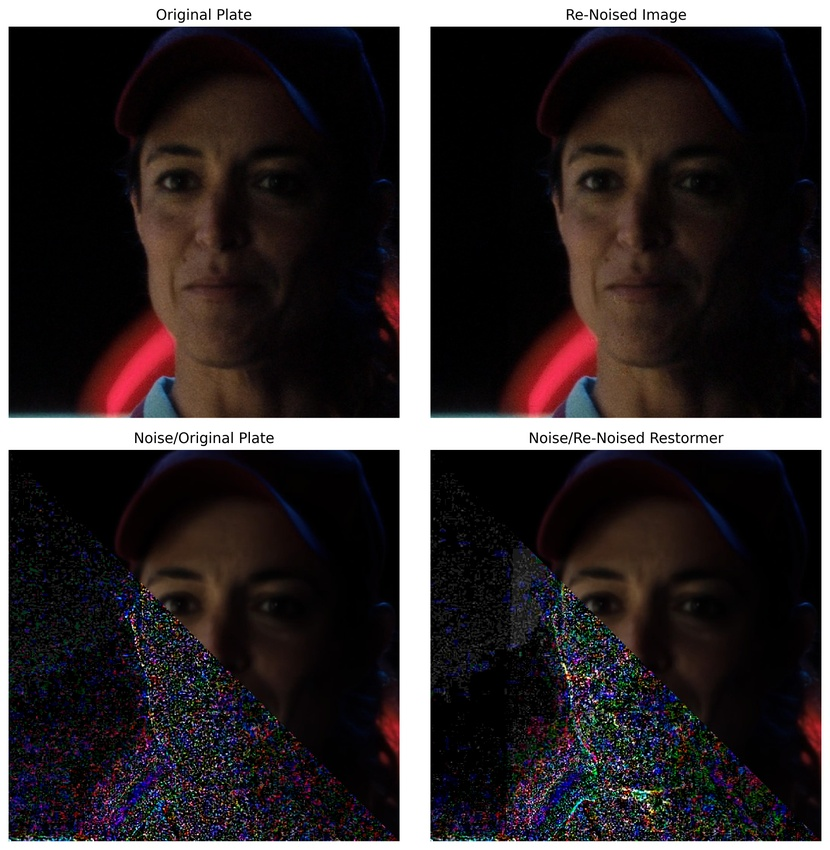
#> input picture img.jpg, 830 x 850 px, shrunk from 3866 x 3955 before the run
$ python -i optical_flow_freq.py   (imports and definitions only)   (older library calls are emulated)
#> lines starting #> are read from the running program, lines starting #| are printed output that depends on the picture
#> further down, picture is the input picture: shape (850, 830, 3); mean B, G, R 47.1, 46, 52.2
import os
import cv2
import numpy as np
from tqdm import tqdm
from argparse import ArgumentParser
from util import adaptive_bilateral_blend,bilateral_frequency_blend

# [5 lines left out: function load_frames, not called in this run]

def apply_gaussian_blur(frame, sigma=100):
    """Apply Gaussian blur to a frame."""
    return cv2.GaussianBlur(frame, (5, 5), sigma)

def bilateral_filter_luminance(image, d=7, sigma_spatial=15, sigma_range=8):
    """
    Applies bilateral filtering on the Y channel of an image in YCbCr space.

    Args:
        image (numpy.ndarray): Input RGB image.
        d (int): Diameter of the pixel neighborhood.
        sigma_spatial (float): Spatial Gaussian standard deviation (controls neighborhood size).
        sigma_range (float): Intensity Gaussian standard deviation (controls edge preservation).

    Returns:
        numpy.ndarray: Denoised RGB image.
    """
#> called with d = 7, sigma_spatial = 15, sigma_range = 8
    ycbcr = cv2.cvtColor(image, cv2.COLOR_BGR2YCrCb)
#> ycbcr: shape (850, 830, 3); mean of channels 0, 1, 2 48, 131, 127.5
    y,cb,cr = cv2.split(ycbcr)
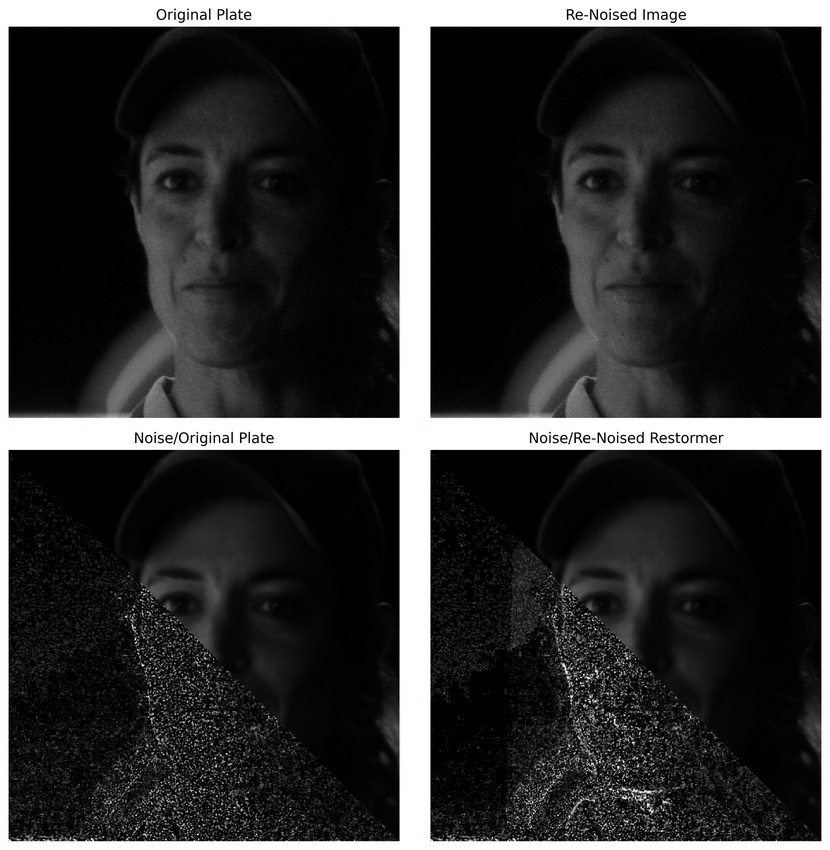
#> y: shape (850, 830); min 0, max 255, mean 48
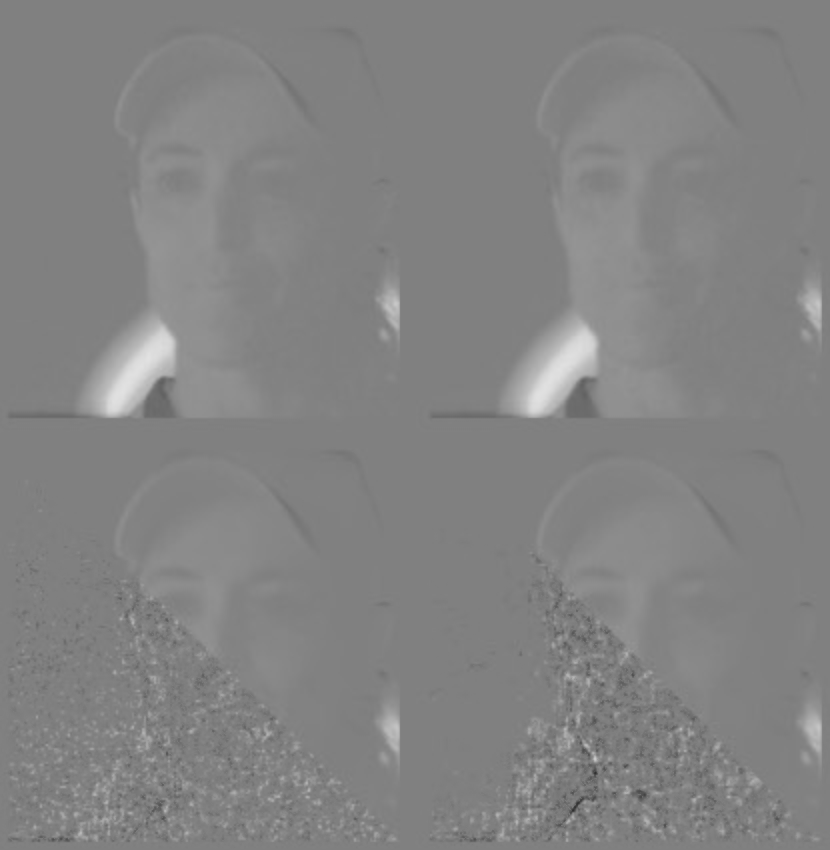
#> cb: shape (850, 830); min 48, max 226, mean 131
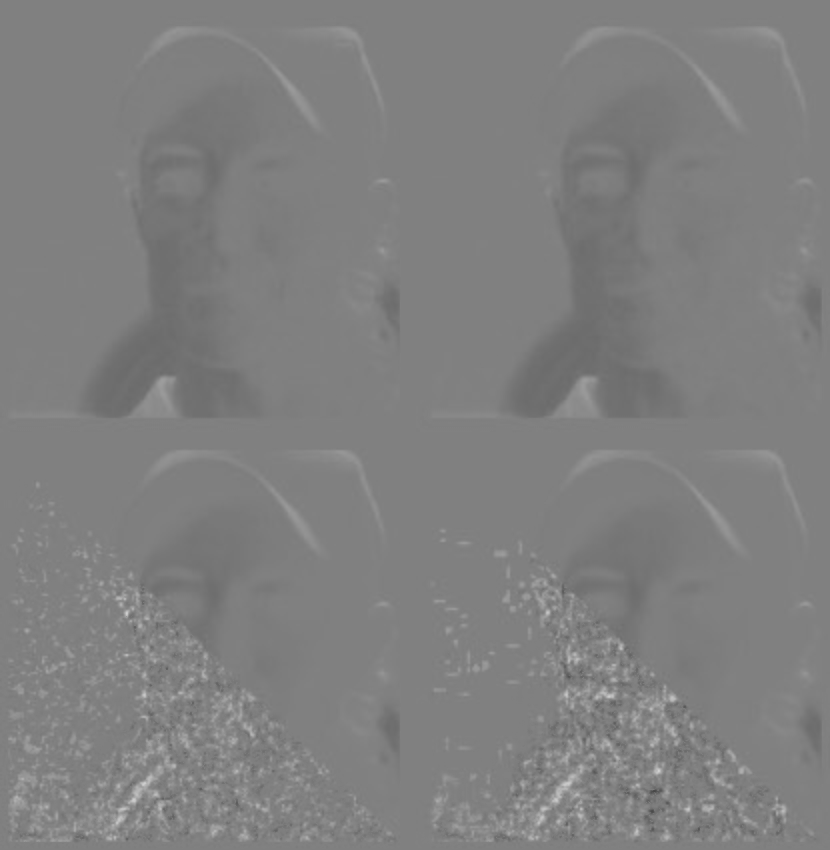
#> cr: shape (850, 830); min 71, max 209, mean 127.5
    y_filtered = cv2.bilateralFilter(y, d, float(sigma_range), float(sigma_spatial))
    ycbcr_filtered = cv2.merge([y_filtered,cb,cr])
#> ycbcr_filtered: shape (850, 830, 3); mean of channels 0, 1, 2 47.9, 131, 127.5
    denoised_rgb = cv2.cvtColor(ycbcr_filtered,cv2.COLOR_YCrCb2BGR)
    return denoised_rgb


# [250 lines left out: functions compute_optical_flow, compute_occlusion_mask, warp_image, get_neighboring_frames, compute_adaptive_edge_mask, blend_frames and 3 more, not called in this run]

# [4 lines not run here, left out]
    # sptwo_denoise_folder(args.dir1,args.output_dir)

>>> import cv2
>>> picture = cv2.imread('../img.jpg')
>>> result = bilateral_filter_luminance(picture)
